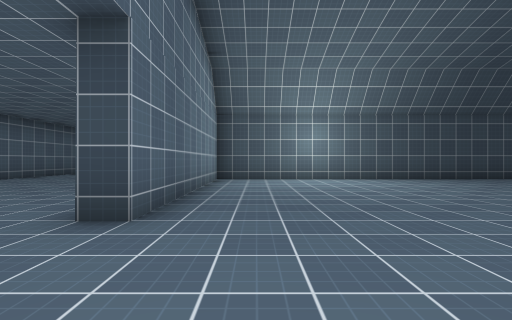
[1] (above)

16 first-person views from a walk through a Unity game level. The camera is 1.2 m above the floor, looks level and sees 85° across. The floor is counted in squares, 2 m on a side. Each view is taken from the middle of a square. On the plan, view 1 faces up. The plan holds only what a view shows up to about 9 squares ahead; the rest is blank. The player is left out. Surface patterns are stand-ins for the level's own textures.

[2]
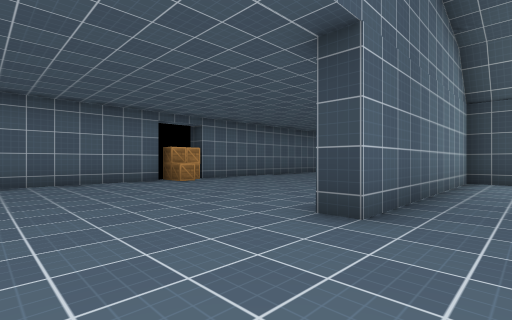

[3]
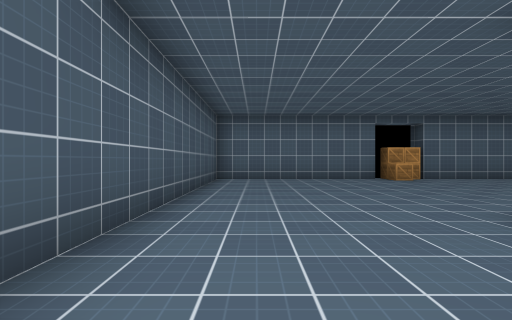

[4]
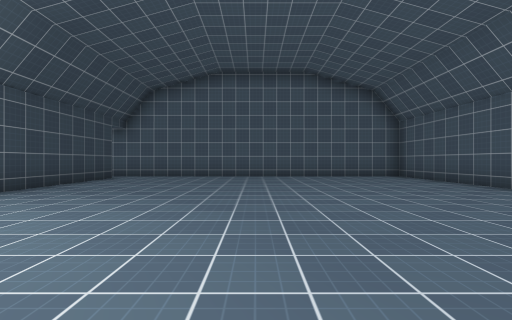

[5]
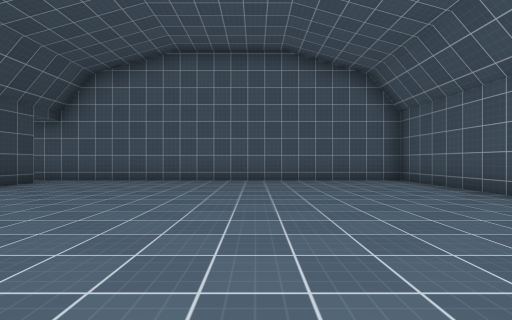

[6]
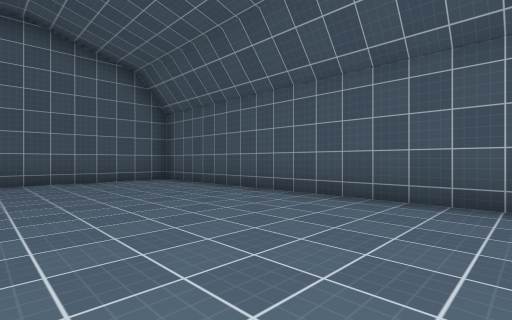

[7]
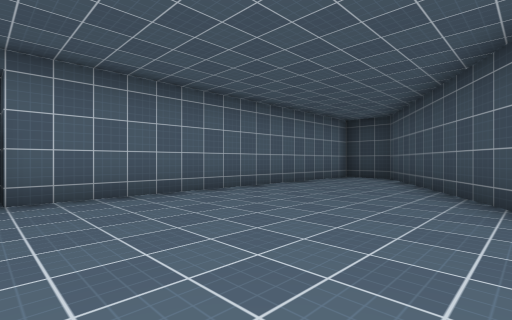

[8]
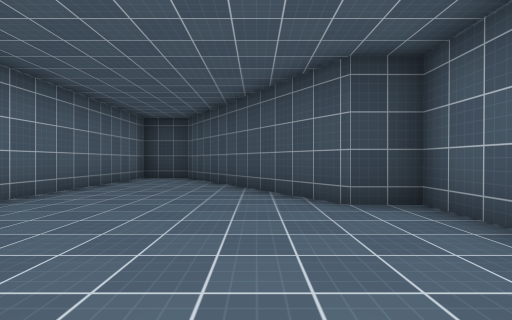

[9]
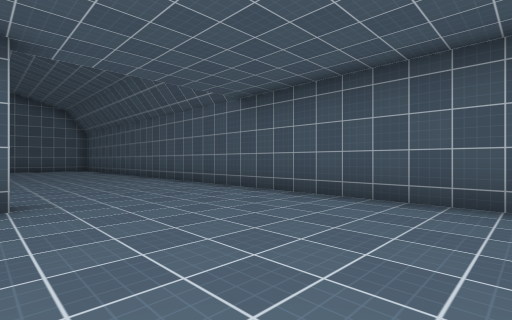

[10]
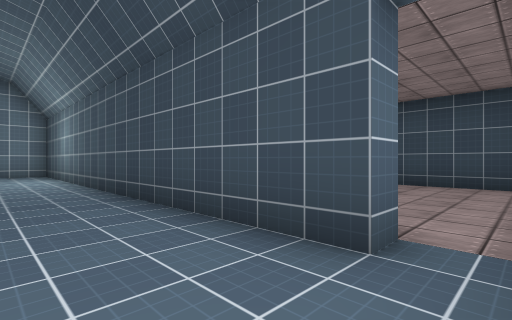

[11]
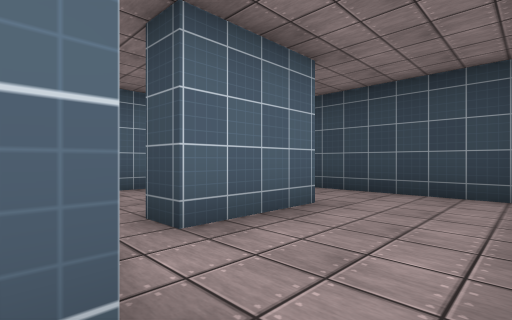

[12]
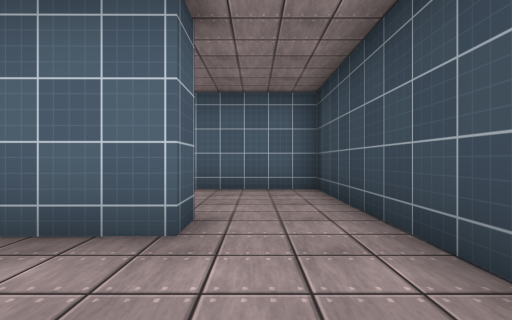

[13]
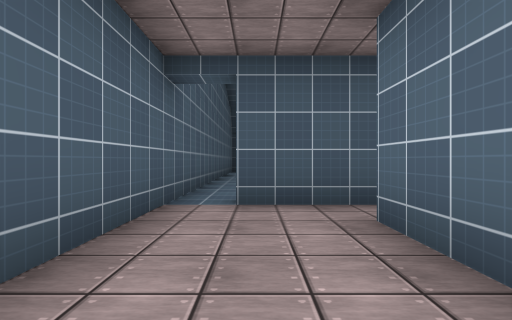

[14]
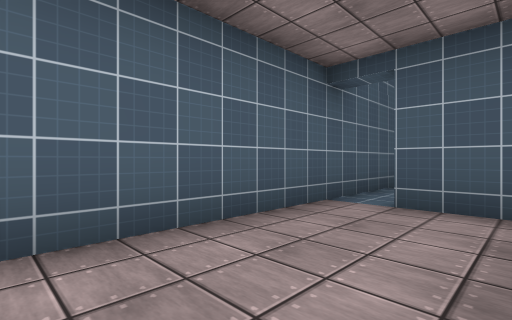

[15]
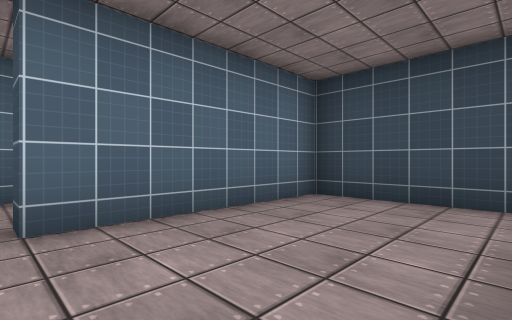

[16]
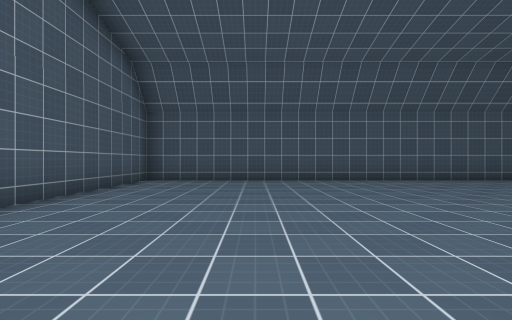

### Floor plan
Points are (right, up) in squares from view 1. A wall is a line through its corners. A room is listed if a view was taken in it or the views show most of it. See-through windows are left out.
Room 1 (views 1, 2, 3, 4, 5, 6, 7, 8, 9, 10, 11, 16)
walls: (-1.8, 7.4) (-1.8, 8.7) (-2.7, 8.7) (-6.3, 14.3); (-7, 4) (-8.1, 4); (-7.5, 5.1) (-7.5, 4); (-7.7, 3.8) (-7.7, -1.3) (11.2, -1.3) (11.2, 9.5); (10.3, 9.3) (10.3, 8.8) (-1.2, 8.7) (-1.2, 2.7) (-1.9, 2.7); (-7.7, 14) (-7.7, 5.2)
low walls: (-7, 4.6) (-7, 4)
ways out: opening at (11, 9) to room 2
Room 2 (views 12, 13, 14)
walls: (8.8, 12.4) (8.8, 10.3) (8.1, 10.2); (10.9, 14.3) (8.4, 14.3); (11.2, 9.5) (11.2, 13); (8.4, 9.3) (10.3, 9.3)
ways out: opening at (11, 9) to room 1; opening at (8, 10) to room 3; opening at (8, 13) to room 4
Room 3 (view 15)
walls: (5.2, 12.6) (5.2, 10.1)
ways out: opening at (8, 10) to room 2; opening at (6.5, 11.5) to room 4; opening at (5, 10) to room 5
Room 4 (no view inside)
walls: (8.1, 12.4) (8.8, 12.4); (8.4, 14.3) (5.2, 14.3) (5.2, 12.6)
ways out: opening at (8, 13) to room 2; opening at (6.5, 11.5) to room 3
Room 5 (no view inside)
walls: (5.2, 10.1) (4.8, 10.1)
ways out: opening at (5, 10) to room 3

Where each view was taken, in squares from view 1:
view 1: 0 up, 0 right, facing up
view 2: 0 up, 0 right, facing up-left
view 3: 0 up, 1 right, facing left
view 4: 4 up, 1 right, facing right
view 5: 3 up, 3 right, facing right
view 6: 3 up, 3 right, facing down-right
view 7: 5 up, 3 left, facing up-left
view 8: 5 up, 4 left, facing up
view 9: 3 up, 6 left, facing down-right
view 10: 7 up, 11 right, facing up-left
view 11: 9 up, 11 right, facing up-left
view 12: 13 up, 11 right, facing left
view 13: 13 up, 10 right, facing down
view 14: 13 up, 9 right, facing down-right
view 15: 10 up, 8 right, facing up-left
view 16: 7 up, 8 right, facing down
